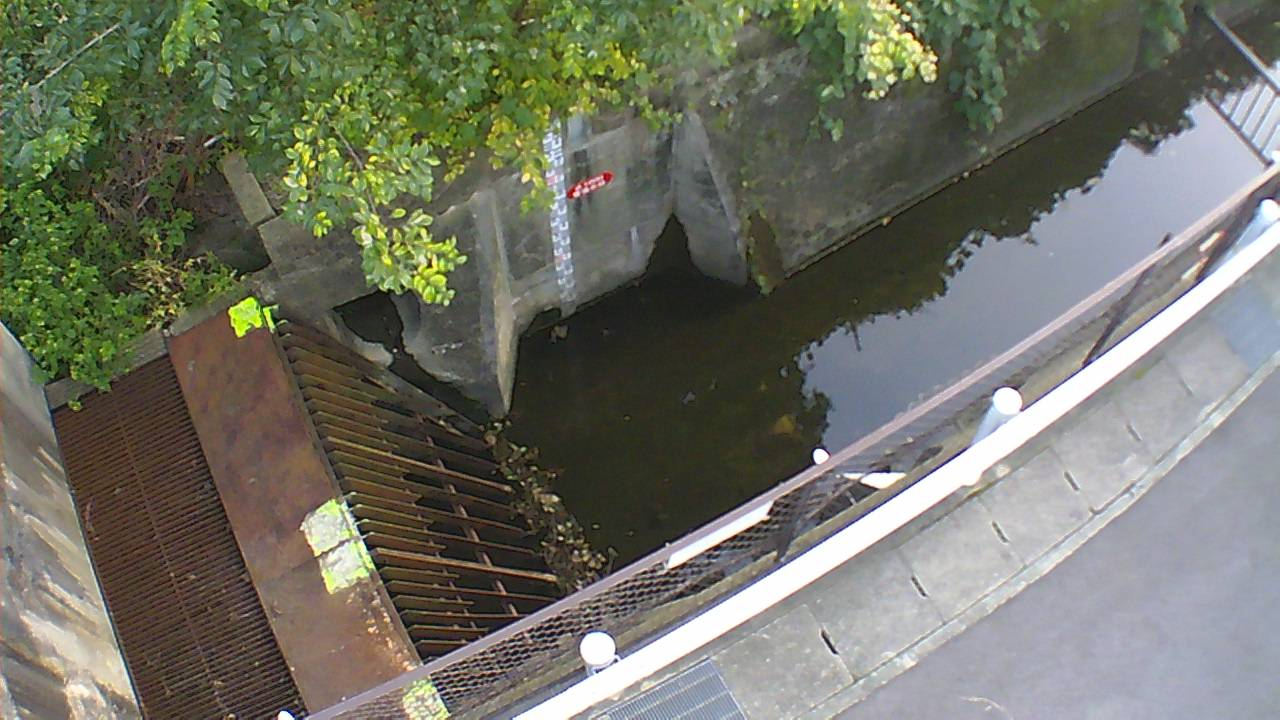
#> input picture picture/20201029_1651.jpg, 1280 x 720 px
$ python mosaic.py picture/20201029_1651.jpg
#> lines starting #> are read from the running program, lines starting #| are printed output that depends on the picture
''' python mosaic.py sample.jpg '''

import cv2
import numpy as np
import os
import sys
import pathlib
import datetime
import time
import platform


# 引数は画像のファイルパス
args = sys.argv[1]
src = cv2.imread(args)
#> src is the input picture: shape (720, 1280, 3); mean B, G, R 101, 114, 112.1

ratio = 0.1
small = cv2.resize(src, None, fx=ratio, fy=ratio, interpolation=cv2.INTER_NEAREST)
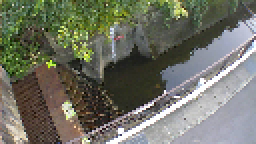
#> small: shape (72, 128, 3) (shown 2 times larger); mean B, G, R 100.2, 113.4, 111.6
big = cv2.resize(small, src.shape[:2][::-1], interpolation=cv2.INTER_NEAREST)
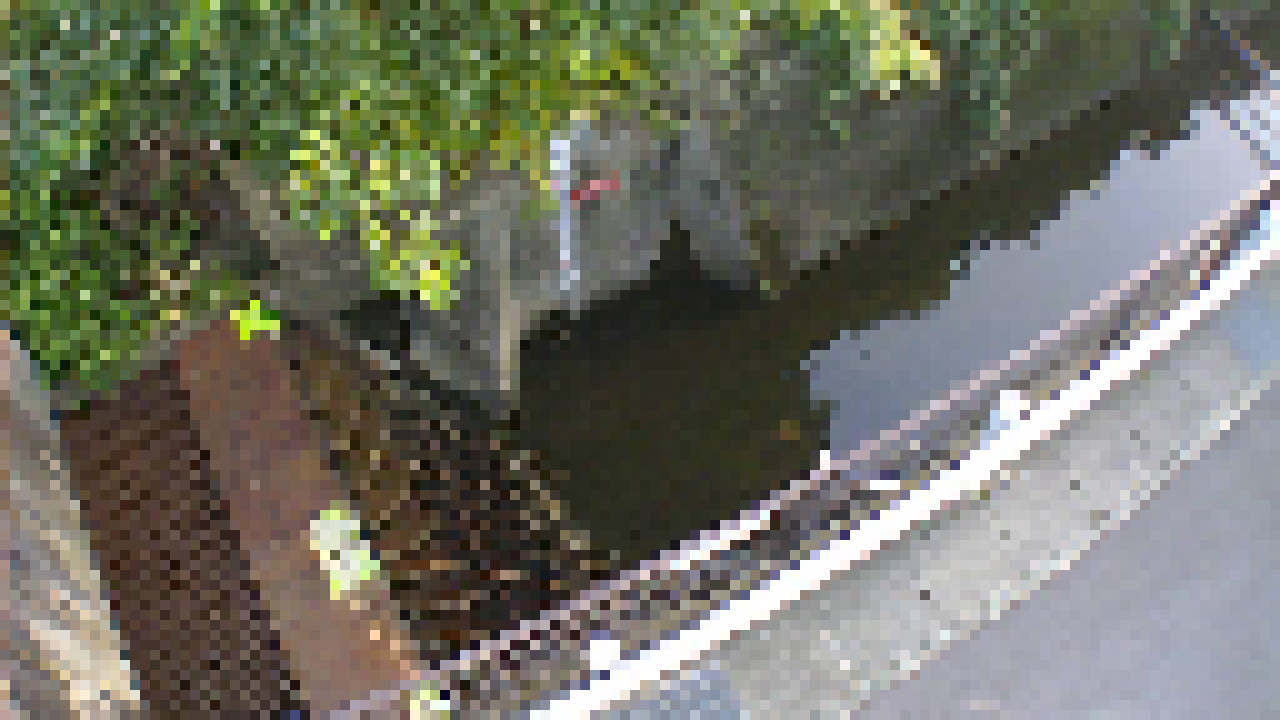
#> big: shape (720, 1280, 3); mean B, G, R 100.2, 113.4, 111.6

pts = np.array([[500,720],[1280,220],[1280,720]])
mask = cv2.fillConvexPoly(src, pts, (255,255,255))
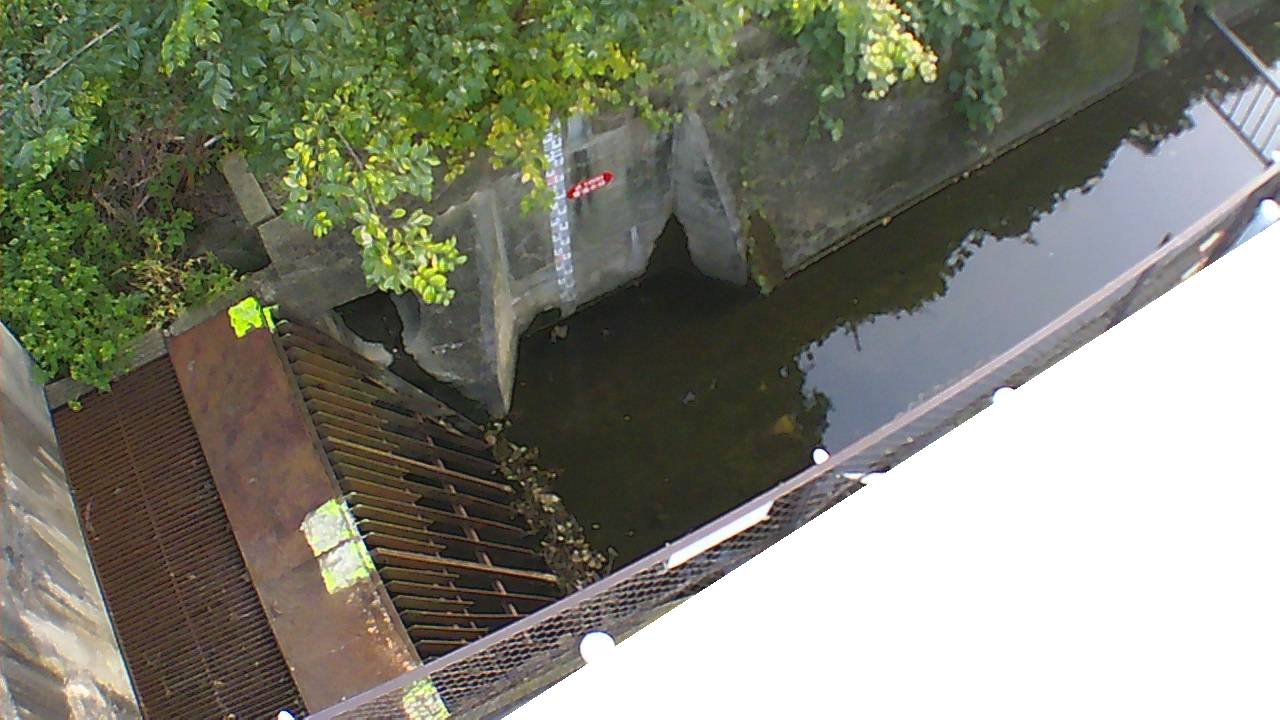
#> mask: shape (720, 1280, 3); mean B, G, R 116.1, 130.4, 128.7
img = np.where(mask == 255, big, src)
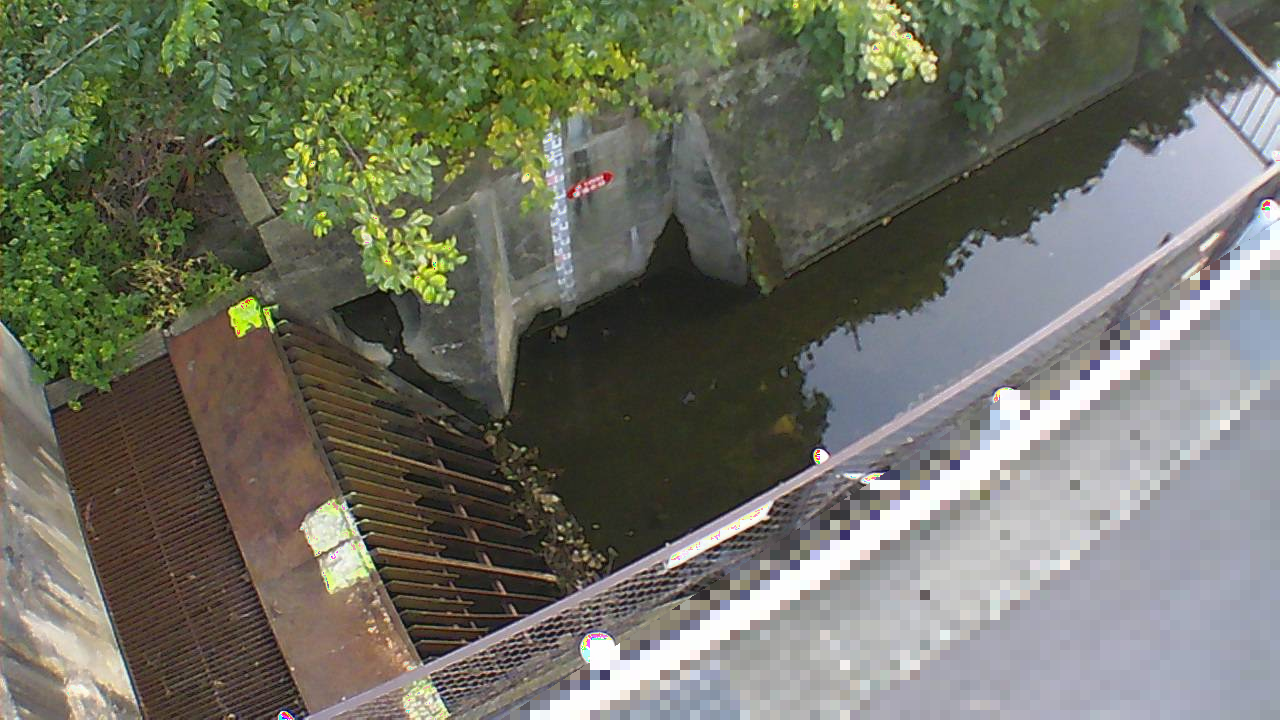
#> img: shape (720, 1280, 3); mean B, G, R 100.7, 113.6, 111.8

cv2.imshow("mosaic", img)
# 任意のファイルパスを指定
path = pathlib.Path(args)
st = path.stat() # pathlib.Pathオブジェクトからメタデータを取得
# stat().st_ctimeがWindowsにおけるファイルの作成日時
dt = datetime.datetime.fromtimestamp(st.st_ctime) # 得られるタイムスタンプはUNIX時間なのでdatetime型に変換
dt_fm = f"{dt:%Y%m%d_%H%M}" # ファイル名に使いやすいようにフォーマット
filepath = str(path.parent) + '/' + dt_fm + path.suffix
#filepath = str(path.parent) + '/' + path.stem + '_mosaic' + path.suffix

count = 1
if os.path.exists(filepath) == False:
    cv2.imwrite(filepath, img)
    print("Save completed. Image's filename:", filepath)
else:
    path = pathlib.Path(filepath)
    filepath = str(path.parent) + '/' + dt_fm + '_' + str(count) + path.suffix
    cv2.imwrite(filepath, img)
    print("There is already a file with the same name. Saved the file with a new name.")
    print("Image's filename: ", filepath)
    count += 1

cv2.waitKey()
cv2.destroyAllWindows()
